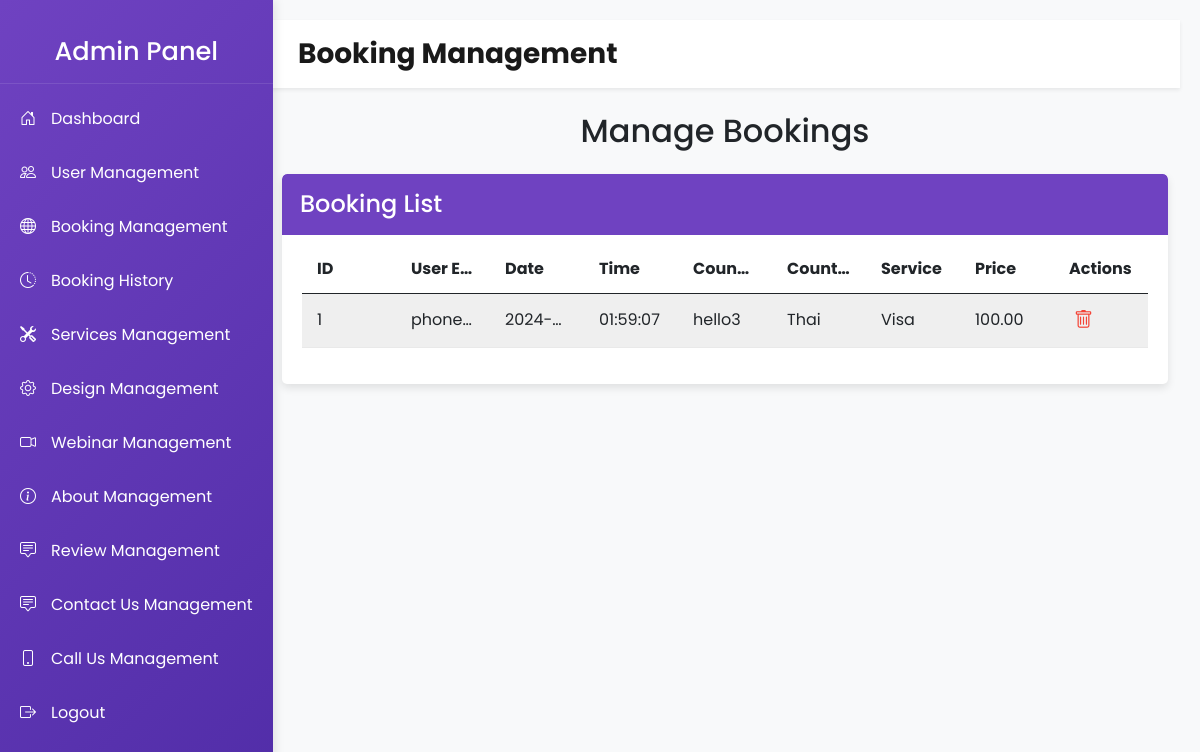
Page /admin/booking_history.php on the committed database.
### tables this page shows
CREATE TABLE `booking_history` (
  `id` int(11) UNSIGNED NOT NULL,
  `user_id` int(11) UNSIGNED NOT NULL,
  `user_email` varchar(100) NOT NULL,
  `booking_date` date NOT NULL,
  `booking_time` time NOT NULL,
  `counselor_name` varchar(255) NOT NULL,
  `country_name` varchar(100) NOT NULL,
  `service_name` varchar(255) NOT NULL,
  `price` decimal(10,2) NOT NULL,
  `created_at` timestamp NOT NULL DEFAULT current_timestamp()
);

### admin/booking_history.php (the view, shortened to what this page needs)
<?php
include('dbcon.php');
$query = "SELECT * FROM booking_history";
$result = $conn->query($query);
?>
<!DOCTYPE html>
<html lang="en">
<head>
    <link rel="stylesheet" href="https://cdn.jsdelivr.net/npm/bootstrap@5.0.2/dist/css/bootstrap.min.css">
    <link href="https://cdnjs.cloudflare.com/ajax/libs/bootstrap-icons/1.8.1/font/bootstrap-icons.min.css" rel="stylesheet">
</head>
<body>
<div class="wrapper">
         <div class="sidebar">
    <h3 class="text-center py-3">Admin Panel</h3>
    <a href="dashboard.php"><i class="bi bi-house-door"></i> Dashboard</a>
    <a href="users_edit.php"><i class="bi bi-people"></i> User Management</a>
    <a href="booking_edit.php"><i class="bi bi-globe"></i> Booking Management</a>
    <a href="booking_history.php"><i class="bi bi-clock-history"></i> Booking History</a>
    <a href="services_edit.php"><i class="bi bi-tools"></i> Services Management</a>
    <a href="design_edit.php"><i class="bi bi-gear"></i> Design Management</a>
    <a href="webinar_edit.php"><i class="bi bi-camera-video"></i> Webinar Management</a>
    <a href="about_us_management.php"><i class="bi bi-info-circle"></i> About Management</a>
    <a href="review_management.php"><i class="bi bi-chat-square-text"></i> Review Management</a>
    <a href="contact_us_management.php"><i class="bi bi-chat-square-text"></i> Contact Us Management</a>
    <a href="call_us_management.php"><i class="bi bi-phone"></i> Call Us Management</a>
    <a href="logout.php"><i class="bi bi-box-arrow-right"></i> Logout</a>
</div>
    <div class="content">
        <nav class="navbar navbar-expand-lg navbar-light bg-white px-lg-3 py-lg-2 shadow-sm sticky-top">
            <div class="container-fluid">
                <a class="navbar-brand me-5 fw-bold fs-3 h-font" href="#">Booking Management</a>
            </div>
        </nav>
        <div class="container">
            <h2 class="my-4 text-center">Manage Bookings</h2>
            <div class="table-responsive table-wrapper">
                <div class="table-title">
                    <div class="row">
                        <div class="col-sm-6 p-0 flex justify-content-lg-start justify-content-center">
                            <h2 class="ml-lg-2">Booking List</h2>
                        </div>
                    </div>
                </div>
                <table class="table table-striped table-hover">
                    <thead>
                    <tr>
                        <th>ID</th>
                        <th>User Email</th>
                        <th>Date</th>
                        <th>Time</th>
                        <th>Counselor</th>
                        <th>Country</th>
                        <th>Service</th>
                        <th>Price</th>
                        <th>Actions</th>
                    </tr>
                    </thead>
                    <tbody>
                    <?php while ($row = $result->fetch_assoc()) { ?>
                        <tr>
                            <td><?php echo $row['id']; ?></td>
                            <td><?php echo $row['user_email']; ?></td>
                            <td><?php echo $row['booking_date']; ?></td>
                            <td><?php echo $row['booking_time']; ?></td>
                            <td><?php echo $row['counselor_name']; ?></td>
                            <td><?php echo $row['country_name']; ?></td>
                            <td><?php echo $row['service_name']; ?></td>
                            <td><?php echo $row['price']; ?></td>
                            <td>
                                <a href="#" class="delete" data-toggle="modal" data-target="#deleteBookingModal<?php echo $row['id']; ?>"><i class="bi bi-trash" data-toggle="tooltip" title="Delete"></i></a>
                            </td>
                        </tr>
                    <?php } ?>
                    </tbody>
                </table>
            </div>
        </div>
    </div>
</div>
</body>
</html>

### admin/booking_history.php (style rules this page uses)
body, html { margin: 0; padding: 0; width: 100%; height: 100%; overflow-x: hidden; font-family: 'Poppins', sans-serif; background-color: #f8f9fa; }
.wrapper { display: flex; flex-direction: column; width: 100%; height: 100vh; }
.sidebar { background: linear-gradient(135deg, #6f42c1, #512da8); color: #fff; min-width: 250px; height: 100%; padding-top: 20px; position: fixed; top: 0; left: 0; transition: all 0.3s; z-index: 1050; box-shadow: 2px 0 10px rgba(0, 0, 0, 0.1); }
.sidebar h3 { color: #fff; text-align: center; padding: 20px 0; font-size: 1.6em; border-bottom: 1px solid rgba(255, 255, 255, 0.1); }
.sidebar a { color: #fff; display: flex; align-items: center; padding: 15px 20px; text-decoration: none; transition: background 0.3s, padding-left 0.3s; }
.sidebar a .bi { margin-right: 15px; }
.content { margin-left: 250px; width: calc(100% - 250px); padding: 20px; transition: all 0.3s; }
.table-wrapper { background: #fff; padding: 20px; border-radius: 5px; box-shadow: 0 4px 8px rgba(0, 0, 0, 0.1); }
.table-title { background: #6f42c1; color: #fff; padding: 16px 30px; margin: -20px -20px 10px; border-radius: 5px 5px 0 0; }
.table-title h2 { margin: 0; font-size: 24px; }
table.table { border-color: #e9e9e9; width: 100%; table-layout: fixed; }
table.table th, table.table td { padding: 12px 15px; vertical-align: middle; border-color: #e9e9e9; overflow: hidden; text-overflow: ellipsis; white-space: nowrap; }
table.table-striped tbody tr:nth-of-type(odd) { background-color: #fcfcfc; }
table.table td a { color: #a0a5b1; margin: 0 5px; }
table.table td a.delete { color: #f44336; }
table.table td i { font-size: 19px; }

### rows in the picture
booking_history: id "1", user_email "phone…", booking_date "2024-…", booking_time "01:59:07", counselor_name "hello3", country_name "Thai", service_name "Visa", price "100.00"
